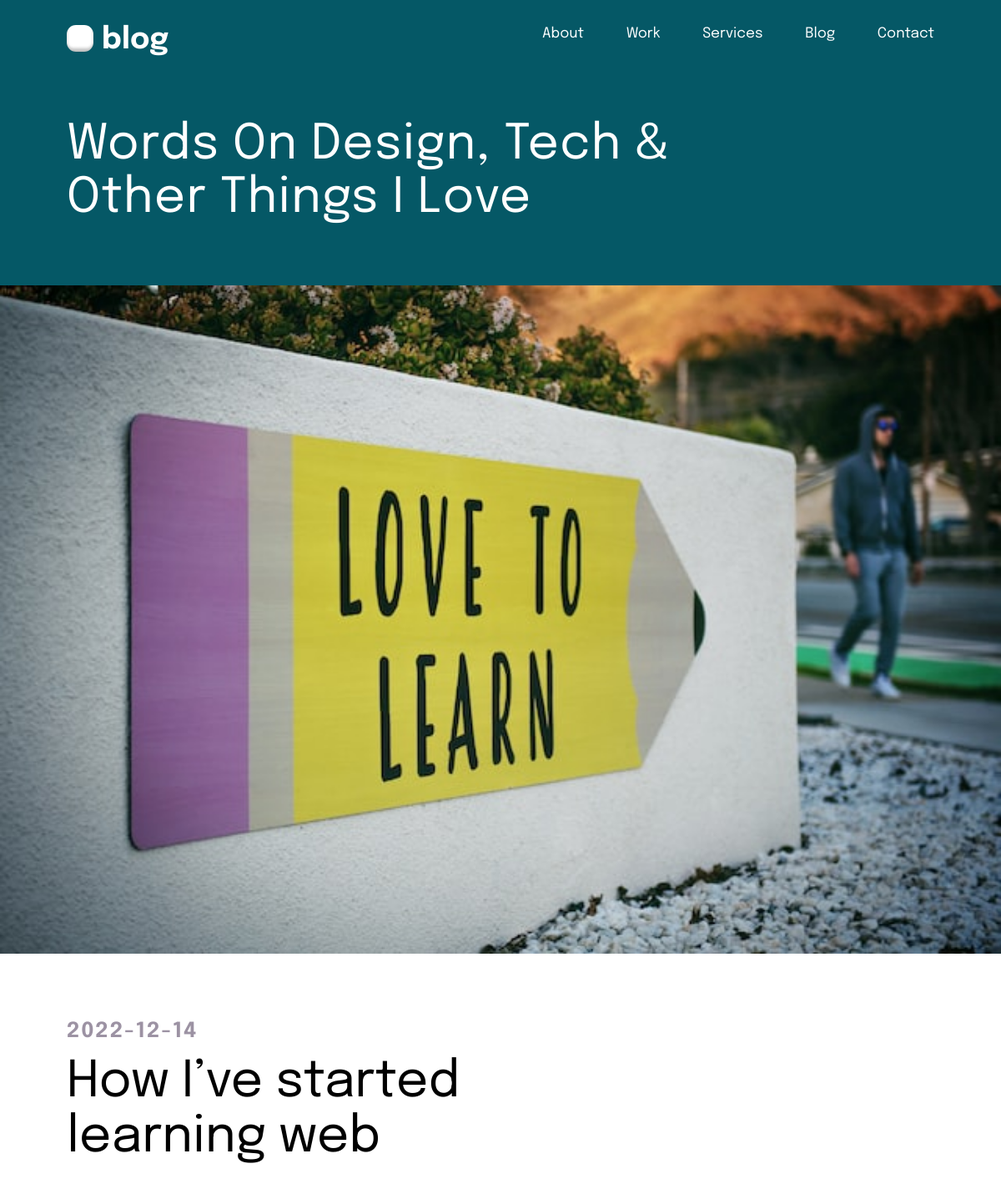
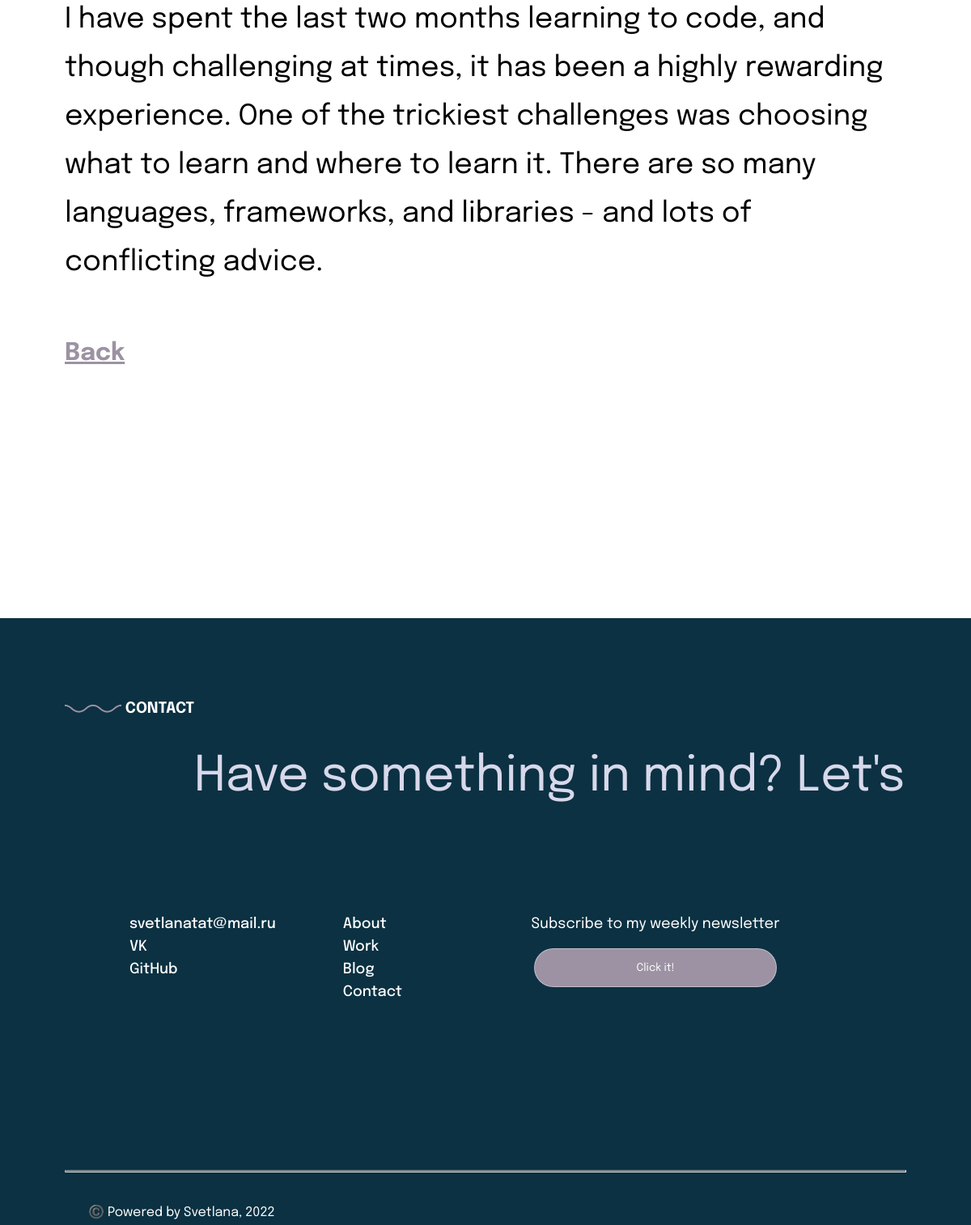
The app's page /news_1.php with its own data (2 pictures, top to bottom).
### tables this page shows
CREATE TABLE `news` (
  `id` int(11) NOT NULL,
  `title` varchar(100) NOT NULL,
  `description` text NOT NULL,
  `image_url` text NOT NULL,
  `text` text NOT NULL,
  `created_at` date NOT NULL,
  `updated_at` date NOT NULL,
  `user_id` int(11) NOT NULL
);

### news_1.php (the view, shortened to what this page needs)
<!DOCTYPE html>
<html lang="ru">
<head>
  <link rel="stylesheet" href="assets/CSS/styles_news_1.css">
</head>
<body>
  <header>
    <div class="header-navigation">
      <div class="header-h1">
        <img class="header-h1-image" src="./assets/images/Vector header.png">
        <h1>blog</h1>
      </div>
      <nav class="nav-container">
        <ul class="nav-list">
          <li class="nav-li-item"><a href="#About-section">About</a></li>
          <li class="nav-li-item"><a href="#Work-section">Work</a></li>
          <li class="nav-li-item"><a href="#services-sec">Services</a></li>
          <li class="nav-li-item"><a href="#Blog-section">Blog</a></li>
          <li class="nav-li-item"><a href="#footer">Contact</a></li>
        </ul>
      </nav>
    </div>
    <div class="header-content">
        <h1 class="header-h1-text">Words On Design, Tech & Other Things I Love</h1>
    </div>
  </header>
  <main>
    <section id="Blog-section">
    <?php
    $dbConnect = mysqli_connect("localhost", "root", "", "altshu_final_project");
    $query = mysqli_query($dbConnect, "SELECT * FROM news WHERE id = 1");
    $row = mysqli_fetch_array($query);
    echo '<img class="blog-news-images" src="' . $row['image_url'].'" alt="image">
      <div class="blog-section">
        <div class="blog">
          <article id="Blog">
            <div class="blog-articles">
              <article class="blog-news-articles">
                <div class="blog-news-articles-data">
                  <h5 class="blog-news-h5">' . $row['created_at'] . '</h5>
                  <h6 class="blog-news-h6">' . $row['title'] . '</h6>
                  <p class="blog-news-p">' . $row['text'] . '</p>
                </div>
              </article>
              <a href="index.php#yakor'.$row['id'] . '" class="blog-news-articles__link"> Back </a>
            </div>
          </article>
        </div>
      </div>
'; ?>
      <footer id="footer">
        <div class="footer">
          <div class="footer-content">
            <div class="footer-nav-item">
              <h3>
                <img src="./assets/images/Vector_wave.png">
                CONTACT
              </h3>
            </div>
            <div class="footer-running-string">
              <p class="footer-running-string-content">
                Have something in mind?  Let's connect.  Have something in mind?  Let's connect.  Have something in mind?  Let's connect.  Have something in mind?  Let's connect.  Have something in mind?  Let's connect.
              </p>
            </div>
            <div class="footer-links">
              <div>
                <p>
                  <a class="footer-mail" href="mailto:svetlanatat@mail.ru">svetlanatat@mail.ru</a><br>
                  <a class="footer-mail" href="https://m.vk.com/id409238">VK</a><br>
                  <a class="footer-mail" href="https://github.com/Svetlashkin?tab=repositories">GitHub</a>
                </p>
              </div>
              <div>
                <nav>
                  <ul id="footer-nav">
                    <li><a class="footer-navigation" href="#about">About</a></li>
                    <li><a class="footer-navigation" href="#work">Work</a></li>
                    <li><a class="footer-navigation" href="#blog">Blog</a></li>
                    <li><a class="footer-navigation" href="#contact">Contact</a></li>
                  </ul>
                </nav>
              </div>
              <div class="footer-subscribe">
                <p>Subscribe to my weekly newsletter</p>
                <div class="footer-subscibtion__input-group">
                  <button class="footer-subscibtion__button" type="submit" onclick="showModalWin()">Click it!</button>
                </div>
              </div>
            </div>
          </div>
          <div>
            <hr class="footer-line">
            <div class="footer-cb">
              <p class="footer-cb-text">
                ©️ Powered by Svetlana, 2022
              </p>
            </div>
          </div>
        </div>
      </footer>
    </section>
</body>
</html>

### assets/CSS/styles_news_1.css (style rules this page uses)
* { font-family: 'Epilogue', sans-serif; margin: 0; padding: 0; }
header { background-color: #055866; max-width: 1440px; min-height: 283px; padding-top: 10px; margin: 0 auto; }
.header-navigation { display: flex; flex-direction: row; justify-content: space-between; height: 32px; max-width: 100vw; margin: 20px 80px; }
.header-content { background: #055866; min-height: 200px; max-width: 1280px; margin: 80px 80px 0px 80px; display: flex; flex-direction: row; justify-content: space-between; width: -webkit-fill-available; }
.header-h1 { background: #055866; width: max-content; font-weight: 500; font-size: 18px; color: #FFFFFF; display: flex; flex-direction: row; }
.header-h1-image { height: 32px; width: 32px; border-radius: 11px; font-family: 'Roboto Mono', sans-serif; margin-right: 10px; }
.header-h1-text { font-style: normal; color: #FFFFFF; font-size: 58px; font-weight: 400; line-height: 64px; letter-spacing: 1.2px; text-align: left; width: 70%; }
.nav-container { height: 100%; display: flex; align-items: flex-start; }
.nav-list { width: 470px; display: flex; flex-direction: row; justify-content: space-between; align-items: center; list-style: none; }
.nav-li-item a { font-style: normal; font-weight: 400; font-size: 17px; line-height: 22px; color: #FFFFFF; text-decoration: none; }
.blog-section { max-width: 1440px; margin: 0 auto; width: -webkit-fill-available; }
.blog { max-width: 1280px; margin: 20px 80px; }
.blog-articles { display: flex; flex-direction: column; max-width: 100vw; min-height: 960px; margin-top: 80px; }
.blog-news-images { width: 100%; background-color: #D9D9D9; }
.blog-news-articles-data { min-height: 240px; width: 100%; }
.blog-news-h5 { font-weight: 700; font-size: 25px; line-height: 19px; letter-spacing: 2px; text-transform: uppercase; color: #9C92A3; }
.blog-news-h6 { width: 60%; margin-top: 19px; font-weight: 400; font-size: 60px; line-height: 66px; color: #000000; }
.blog-news-p { margin-top: 40px; font-weight: 400; font-size: 35px; line-height: 60px; color: #000000; }
.footer { max-width: 1440px; height: 750px; background-color: #0B3142; color: #FFFFFF; margin: 0 auto; }
.footer-content { height: 582px; max-width: 1280px; padding-top: 100px; margin-left: 80px; margin-right: 80px; }
.footer-nav-item { height: 10px; padding-bottom: 30px; display: flex; flex-direction: row; justify-content: space-between; font-weight: 700; font-size: 16px; line-height: 24px; }
.footer-running-string-content { color: #D8D8EB; padding: 24px 80px; font-size: 60px; line-height: 66px; width: 100%; white-space: nowrap; animation: footer-running-string 4.5s infinite linear; margin-inline-start: 80px; }
.footer-running-string { display: flex; align-items: center; background: #0B3142; overflow: hidden; }
.footer-running-string-content:after { content: "Have something in mind? Let's connect. Have something in mind? Let's connect. Have something in mind? Let's connect. Have something in mind? Let's connect. Have something in mind? Let's connect."; margin-inline-start: 80px; }
.footer-links { margin: 110px 80px; display: flex; flex-direction: row; justify-content: space-between; }
.footer-mail { font-weight: 500; font-size: 18px; line-height: 28px; color: #FFFFFF; text-decoration: none; }
.footer-navigation { font-weight: 500; font-size: 18px; line-height: 28px; color: #FFFFFF; text-decoration: none; }
#footer-nav { list-style-type: none; }
.footer-subscribe { height: 91px; width: 460px; font-weight: 400; font-size: 18px; line-height: 28px; display: flex; flex-direction: column; align-items: center; }
.footer-subscibtion__input-group { display: flex; flex-direction: row; justify-content: center; margin-top: 16px; }
.footer-subscibtion__button { height: 48px; width: 300px; border-radius: 24px; background: #9C92A3; border: 1px solid #fff6; color: #FFFFFF; }
.footer-line { margin: 0px 80px; height: 1px; max-width: 100%; top: 274px; background: #FFFFFF33; }
.footer-cb { height: 24px; width: 403px; margin: 38px 1220px 58px 109px; }
.footer-cb-text { font-weight: 400; font-size: 16px; line-height: 24px; color: #FFFFFF; }
.blog-news-articles__link { font-weight: 700; font-size: 30px; line-height: 25px; color: #9C92A3; margin-top: 70px; }

### records on screen
news: image_url (picture), created_at "2022-12-14", title "How I’ve started learning web", text "I have spent the last two months learning to code, and though challenging at times, it has been a highly rewarding experience. One of the trickiest challenges was choosing what to learn and where to learn it. There are so many languages, frameworks, and libraries - and lots of conflicting advice."
